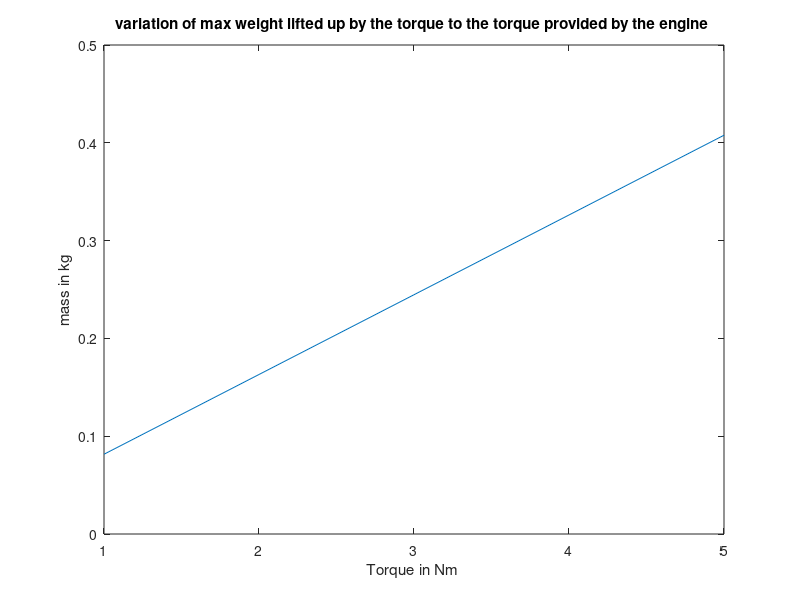
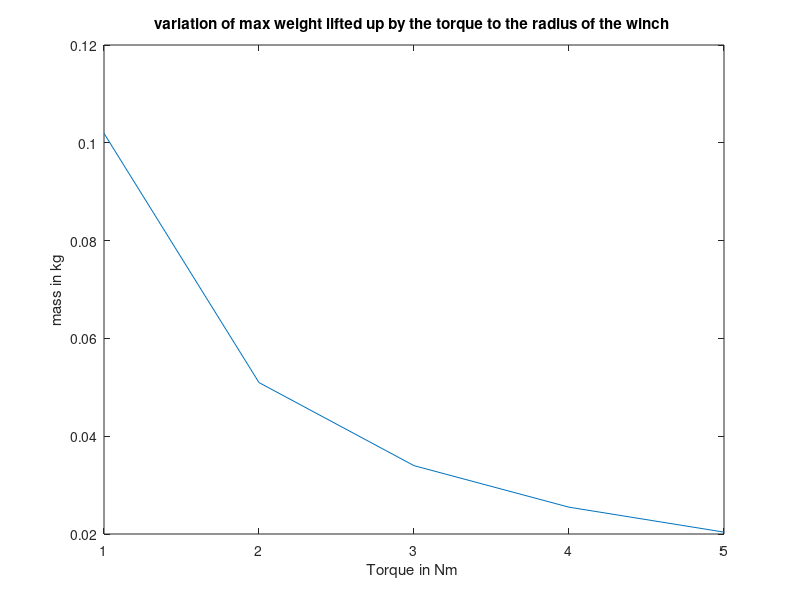

Here is the MATLAB script that generated these plots, in order:
%MATLAB PART FOR QUESTION 1
T=input("Enter the torque provided by the engine ");
R= input("Enter the reduction ratio of the engine ");
M=T/(R*0.25*9.81);
disp("The max mass lifted up is ")
disp(M);
M1=1:T;
A=1:T;
for i = 1:T
    M1(1,i)=i/(R*0.25*9.81);
end
plot(A,M1)
title("variation of max weight lifted up by the torque to the torque provided by the engine ")
xlabel("Torque in Nm ")
ylabel("mass in kg")

%MATLAB PART FOR QUESTION 2
T=input("Enter the torque provided by the engine ");
R= input("Enter the reduction ratio of the engine ");
r=input("Enter the radius of the winch ");
a=1:r;
M2=1:r;
for i= 1:r
     M2(1,i)=T/(R*i*9.81);
end
figure;
plot(a,M2)
title("variation of max weight lifted up by the torque to the radius of the winch ")
xlabel("Torque in Nm ")
ylabel("mass in kg")